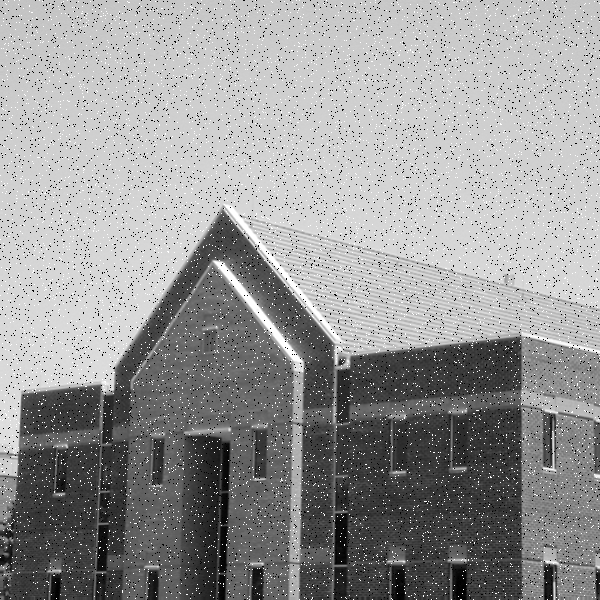
#> input picture Digital Image Processing/Homexam/code/images/F1.png, 600 x 600 px
$ python Cnew.py
#> lines starting #> are read from the running program, lines starting #| are printed output that depends on the picture
#%%
import numpy as np
import matplotlib.pyplot as plt
import os
from PIL import Image
import cv2
from scipy.signal import convolve2d

# Load images
filedir = os.path.dirname(__file__)
imagedir = 'images/'
filename1 = 'F1.png'
file1 = os.path.join(filedir, imagedir, filename1)

filename2 = 'F2.png'
file2 = os.path.join(filedir, imagedir, filename2)

filename3 = 'F3.png'
file3 = os.path.join(filedir, imagedir, filename3)

filename4 = 'F4.png'
file4 = os.path.join(filedir, imagedir, filename4)

filename5 = 'F5.png'
file5 = os.path.join(filedir, imagedir, filename5)

F1 = plt.imread(file1)
#> F1 is the input picture: shape (600, 600) float32; min 0, max 1, mean 0.594
F2 = plt.imread(file2)
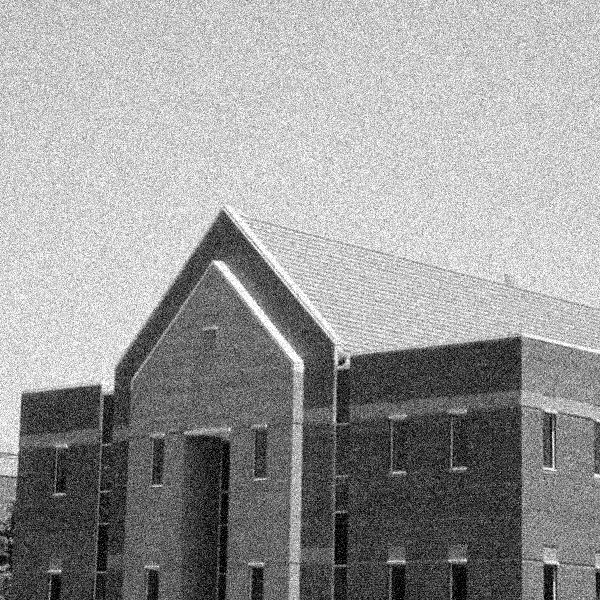
#> input picture Digital Image Processing/Homexam/code/images/F2.png, 600 x 600 px
#> F2 is the input picture: shape (600, 600) float32; min 0, max 1, mean 0.599
F3 = plt.imread(file3)
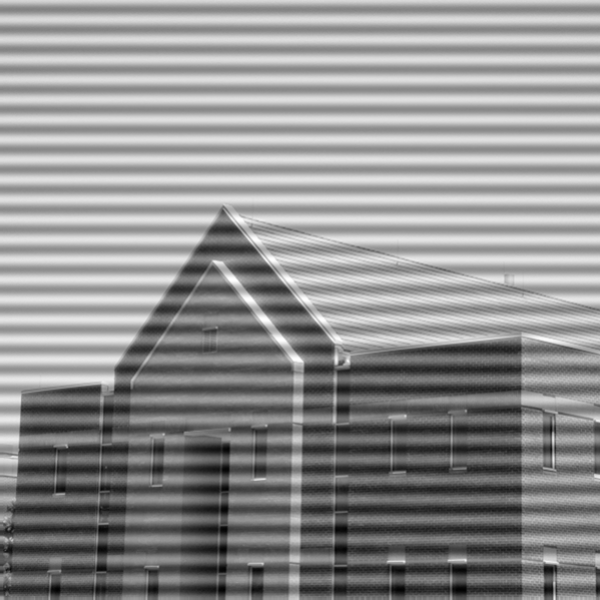
#> input picture Digital Image Processing/Homexam/code/images/F3.png, 600 x 600 px
#> F3 is the input picture: shape (600, 600) float32; min 0, max 1, mean 0.565
F4 = plt.imread(file4)
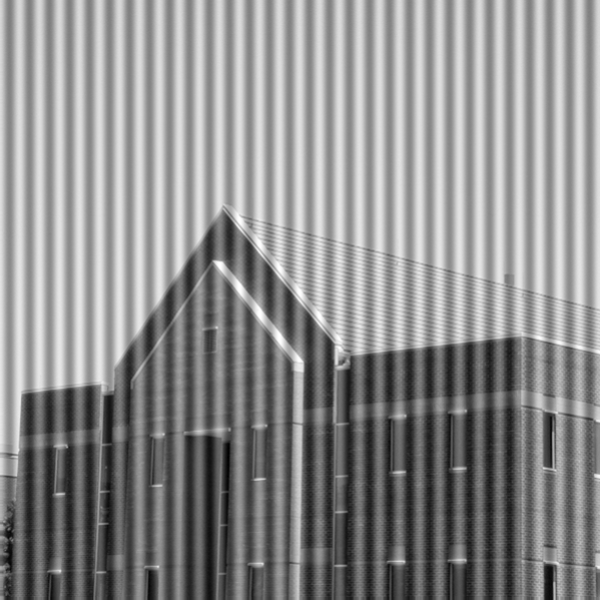
#> input picture Digital Image Processing/Homexam/code/images/F4.png, 600 x 600 px
#> F4 is the input picture: shape (600, 600) float32; min 0, max 1, mean 0.556
F5 = plt.imread(file5)
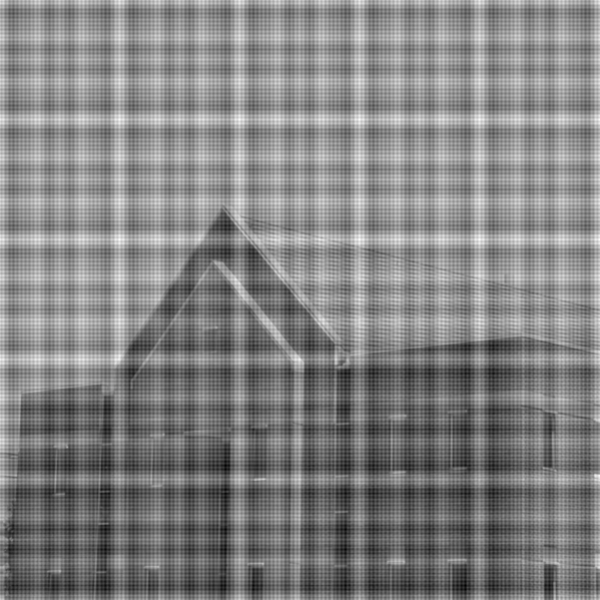
#> input picture Digital Image Processing/Homexam/code/images/F5.png, 600 x 600 px
#> F5 is the input picture: shape (600, 600) float32; min 0, max 1, mean 0.511

# Transform to 0-255
F1 = (F1-np.min(F1))/np.max(F1-np.min(F1))*255
F2 = (F2-np.min(F2))/np.max(F2-np.min(F2))*255
F3 = (F3-np.min(F3))/np.max(F3-np.min(F3))*255
F4 = (F4-np.min(F4))/np.max(F4-np.min(F4))*255
F5 = (F5-np.min(F5))/np.max(F5-np.min(F5))*255
F1 = F1.astype('uint8')
F2 = F2.astype('uint8')
F3 = F3.astype('uint8')
F4 = F4.astype('uint8')
F5 = F5.astype('uint8')


def adaptive(image, boxsize = 5):
        """
        Adptive filtering, found variance of noise by find variance of a slice in the top image.
        Uses local var and local mean to set pixel value.
        """
#> called with boxsize = 3
        # Pad image
        image_padded = np.pad(image, (boxsize, boxsize) , mode = 'symmetric')
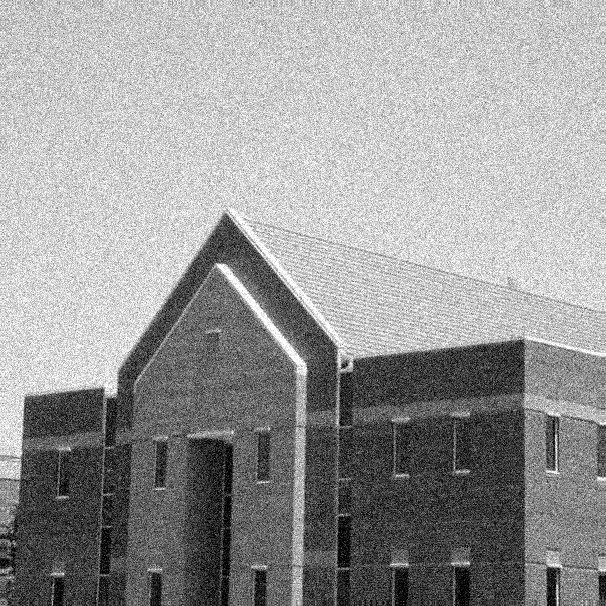
#> image_padded: shape (606, 606); min 0, max 255, mean 152.8
        result = np.zeros(image.shape)
        rows, cols = image_padded.shape
#> rows = 606; cols = 606


        hist, bins = np.histogram(F2.flatten(),256)
#> hist = 256 values, max 8384 at index 255, min 176 at index 1, mean 1406.2; bins = 257 values from 0 to 255

        r = np.array([x for x in range(256)])

        rows,cols = image.shape
#> rows = 600; cols = 600
        prob = hist/(rows*cols)
#> prob = 256 values, max 0.0233 at index 255, min 0.000489 at index 1, mean 0.00391

        m = np.sum(r*prob)
#> m = 152.7
        variance_noise = np.sum((r-m)**2*prob)
#> variance_noise = 4936


        #variance_noise = np.var(image[5,0:cols])
        #print(variance_noise)

        # Multiply by 2 because there is 2 time the new pad size in each dimension.
        for row in range((rows-boxsize*2)):
            for col in range((cols-boxsize*2)):

                local_var = np.var(image_padded[row:row + boxsize,col:col + boxsize])
                local_mean = np.mean(image_padded[row:row + boxsize,col:col + boxsize])
                kernel_placement = image_padded[row:row + boxsize,col:col + boxsize]
                current_val = image_padded[row,col]
                if variance_noise > local_var:
                    result[row, col] = current_val - 1*(current_val - local_mean)
                else:
                    result[row, col] = current_val - (variance_noise/local_var)*(current_val - local_mean)
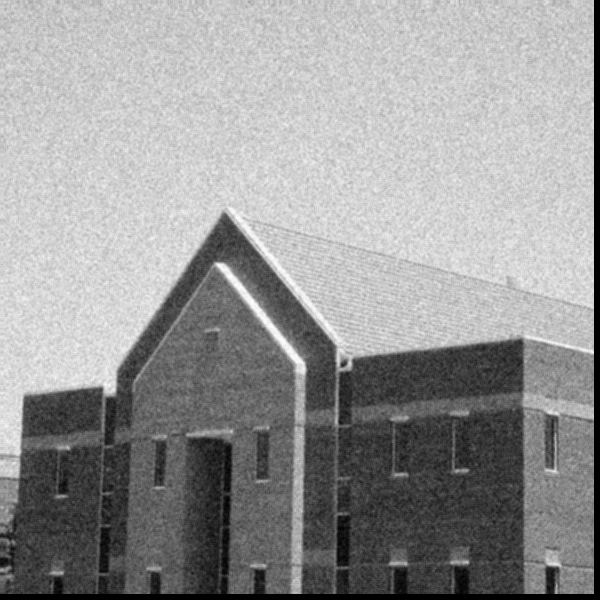
#> result: shape (600, 600) float64; min 0, max 255, mean 150.8

        return result.astype('uint8')

image = adaptive(F2, boxsize= 3)

fig, ax = plt.subplots(1,2)

ax[0].imshow(F2, cmap = 'gray', vmin = 0, vmax= 255)
ax[1].imshow(image, cmap = 'gray', vmin = 0, vmax= 255)
plt.show()
